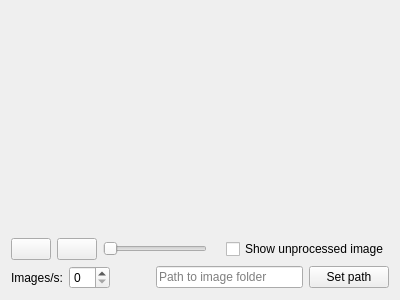
<?xml version="1.0" encoding="UTF-8"?>
<ui version="4.0">
 <class>ImageDisplayerWidget</class>
 <widget class="QWidget" name="ImageDisplayerWidget">
  <property name="geometry">
   <rect>
    <x>0</x>
    <y>0</y>
    <width>400</width>
    <height>300</height>
   </rect>
  </property>
  <property name="windowTitle">
   <string>Form</string>
  </property>
  <layout class="QGridLayout" name="gridLayout">
   <item row="0" column="0">
    <layout class="QVBoxLayout" name="verticalLayout" stretch="0,0,0,0">
     <item>
      <spacer name="verticalSpacer_2">
       <property name="orientation">
        <enum>Qt::Vertical</enum>
       </property>
       <property name="sizeHint" stdset="0">
        <size>
         <width>20</width>
         <height>40</height>
        </size>
       </property>
      </spacer>
     </item>
     <item>
      <layout class="QHBoxLayout" name="horizontalLayout_3">
       <item>
        <spacer name="horizontalSpacer_2">
         <property name="orientation">
          <enum>Qt::Horizontal</enum>
         </property>
         <property name="sizeHint" stdset="0">
          <size>
           <width>40</width>
           <height>20</height>
          </size>
         </property>
        </spacer>
       </item>
       <item>
        <widget class="QLabel" name="unprocessed">
         <property name="text">
          <string/>
         </property>
        </widget>
       </item>
       <item>
        <widget class="QLabel" name="image">
         <property name="frameShape">
          <enum>QFrame::NoFrame</enum>
         </property>
         <property name="text">
          <string/>
         </property>
        </widget>
       </item>
       <item>
        <spacer name="horizontalSpacer_3">
         <property name="orientation">
          <enum>Qt::Horizontal</enum>
         </property>
         <property name="sizeHint" stdset="0">
          <size>
           <width>40</width>
           <height>20</height>
          </size>
         </property>
        </spacer>
       </item>
      </layout>
     </item>
     <item>
      <spacer name="verticalSpacer">
       <property name="orientation">
        <enum>Qt::Vertical</enum>
       </property>
       <property name="sizeHint" stdset="0">
        <size>
         <width>20</width>
         <height>40</height>
        </size>
       </property>
      </spacer>
     </item>
     <item>
      <layout class="QHBoxLayout" name="horizontalLayout">
       <item>
        <widget class="QPushButton" name="play">
         <property name="text">
          <string/>
         </property>
         <property name="checkable">
          <bool>true</bool>
         </property>
        </widget>
       </item>
       <item>
        <widget class="QPushButton" name="loop">
         <property name="text">
          <string/>
         </property>
         <property name="checkable">
          <bool>true</bool>
         </property>
        </widget>
       </item>
       <item>
        <widget class="QSlider" name="imageSlider">
         <property name="orientation">
          <enum>Qt::Horizontal</enum>
         </property>
        </widget>
       </item>
       <item>
        <widget class="QLabel" name="imageCounter">
         <property name="text">
          <string/>
         </property>
        </widget>
       </item>
       <item>
        <widget class="QCheckBox" name="showUnprocessed">
         <property name="text">
          <string>Show unprocessed image</string>
         </property>
        </widget>
       </item>
      </layout>
     </item>
    </layout>
   </item>
   <item row="1" column="0">
    <layout class="QHBoxLayout" name="horizontalLayout_2">
     <item>
      <widget class="QLabel" name="label">
       <property name="text">
        <string>Images/s:</string>
       </property>
      </widget>
     </item>
     <item>
      <widget class="QSpinBox" name="ips"/>
     </item>
     <item>
      <spacer name="horizontalSpacer">
       <property name="orientation">
        <enum>Qt::Horizontal</enum>
       </property>
       <property name="sizeType">
        <enum>QSizePolicy::Minimum</enum>
       </property>
       <property name="sizeHint" stdset="0">
        <size>
         <width>40</width>
         <height>20</height>
        </size>
       </property>
      </spacer>
     </item>
     <item>
      <widget class="QLineEdit" name="path">
       <property name="placeholderText">
        <string>Path to image folder</string>
       </property>
      </widget>
     </item>
     <item>
      <widget class="QPushButton" name="setPath">
       <property name="text">
        <string>Set path</string>
       </property>
      </widget>
     </item>
    </layout>
   </item>
  </layout>
 </widget>
 <resources/>
 <connections/>
</ui>
